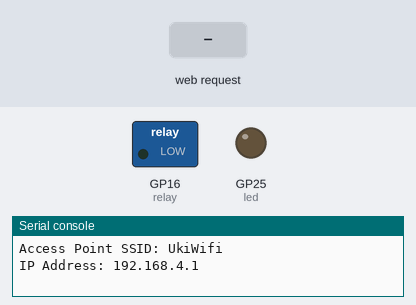
Recording of a program running on a simulated Raspberry Pi Pico running MicroPython. Parts: switched loads named in the program (green lamp = pin HIGH), output pins drawn as LEDs (lit = HIGH), the last lines printed to the serial console. The inputs (shaded band) are chosen by the test bench. The board's own WiFi access point starts at once.

Above: at 1.2 s.
1.3 s: HTTP request GET /?led=on received
At 2.2 s:
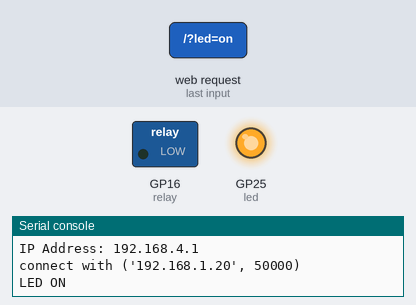
2.8 s: HTTP request GET /?relay=on received
At 3.3 s:
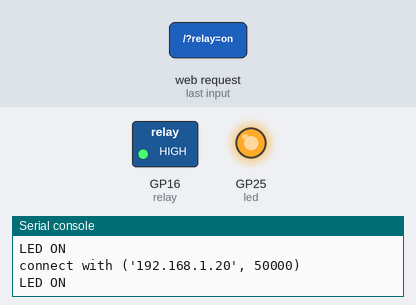
4.3 s: HTTP request GET /?led=off received
At 5.5 s:
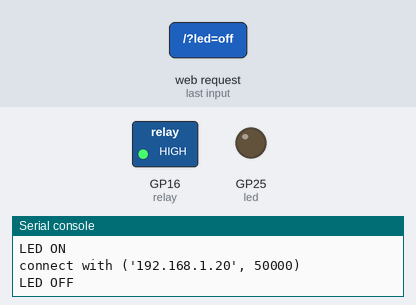
5.8 s: HTTP request GET /?relay=off received
At 6.8 s:
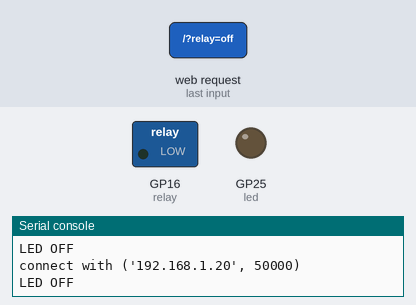
Timing chart, 0 to 8.3 s (numbered marks = the images above; inputs shaded):
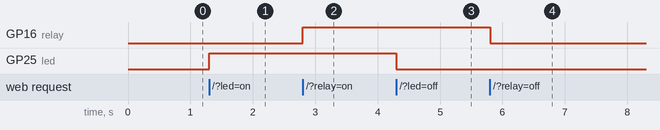

Measured:
- after the input at 1.3 s, GP25 (led): LOW → HIGH at once
- after the input at 2.8 s, GP16 (relay): LOW → HIGH at once
- after the input at 4.3 s, GP25 (led): HIGH → LOW at once
- after the input at 5.8 s, GP16 (relay): HIGH → LOW at once

The program:

wifirocketonmicropython.py
```python
import network
from machine import Pin
import socket
import time

# przypoisanie pinu do zmiennej
led = Pin("LED", Pin.OUT)

relay = Pin(16, Pin.OUT)

relay.value(0)

# ustawianie ledu na wylaczony
led_state = "OFF"
relay_state = "OFF"


# Konfiguracja oraz wlaczenie wifi
ap = network.WLAN(network.AP_IF)
ap.config(essid='UkiWifi', password='Guwno123')
ap.active(True)

# drukowanie adressu ssid
print('Access Point SSID:', ap.config('essid'))
print('IP Address:', ap.ifconfig()[0])

# otwarcie portu 80
def open_socket():
    # gets adress information for the socket, create a socket, bind it, then start listening for any clients trying to connect
    address = socket.getaddrinfo('0.0.0.0', 80)[0][-1]
    s = socket.socket()
    s.bind(address)
    s.listen(1)
    # then we will return this socket so we can use it in our main section
    return (s)

s = open_socket()

# strona
def web_page():
    if led.value() == 1:
        led_state = "ON"
    else:
        led_state = "OFF"


    if led.value() == 1:
        relay_state = "ON"
    else:
        relay_state = "OFF"

    html = """<!DOCTYPE HTML>
<html>
    <head>
        <title>Pico W LED Control</title>
        <meta name="viewport" content="width=device-width, initial-scale=1">
    </head>
    <body>
        <h1>Pico W LED Control</h1>
        <p>LED State: <strong>""" + led_state + """</strong></p>
        <p><a href="/?led=on"><button>Turn ON</button></a></p>
        <p><a href="/?led=off"><button>Turn OFF</button></a></p>
        <p>Relay State: <strong>""" + relay_state + """</strong></p>
        <p><a href="/?relay=on"><button>Turn ON RELAY</button></a></p>
        <p><a href="/?relay=off"><button>Turn OFF RELAY</button></a></p>
    </body>
</html>"""
    return html


# requesty
while True:
    cl, addr = s.accept()
    print('connect with', addr)
    request = cl.recv(1024)
    request = str(request)
    #print('Request:', request) nie potrzebny debug na razie
    led_on = request.find('/?led=on')
    led_off = request.find('/?led=off')
    relay_on = request.find('/?relay=on')
    relay_off = request.find('/?relay=off')
    if led_on == 6:
        print('LED ON')
        led.value(1)
    if led_off == 6:
        print('LED OFF')
        led.value(0)
    #relay on off
    if relay_on == 6:
        print('LED ON')
        relay.value(1) #zmien tooo
    if relay_off == 6:
        print('LED OFF')
        relay.value(0)  #zmien tooo2321321321
    response = web_page()
    cl.send('HTTP/1.0 200 OK\r\nContent-type: text/html\r\n\r\n')
    cl.send(response)
    cl.close()
```
